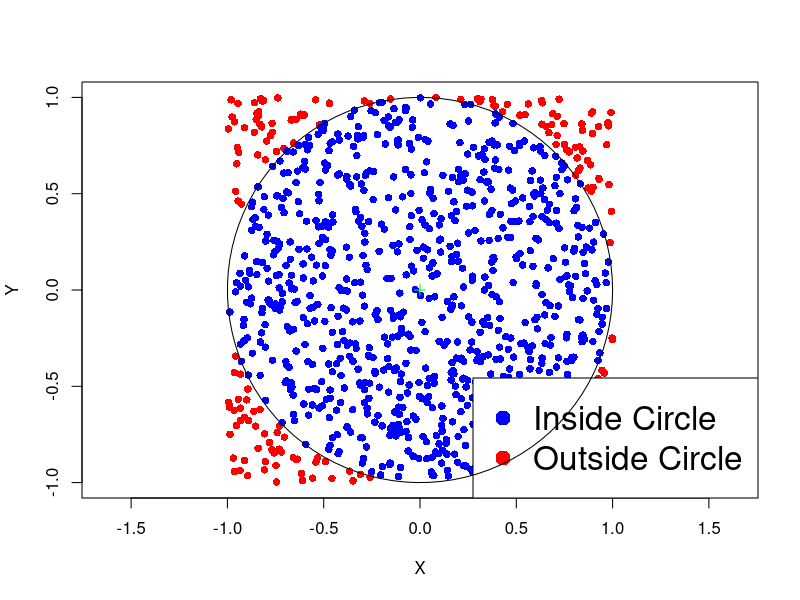

This chart was generated by the following R code:
## ---- chunk 1
#| fig-asp: 1

R <- 1
niters <- 1000
total <- 0
in_circle <- 0

# Function to plot the points
plot_points <- function(x, y, R) {
  plot(x, y, col = ifelse(x^2 + y^2 <= R^2, "blue", "red"), pch = 16, xlab = "X", ylab = "Y", asp = 1, frame.plot = TRUE, xlim = c(-1,1), ylim = c(-1,1) )
  points(0, 0, col = "green", pch = 3)  # Plotting the center of the circle
  legend("bottomright", legend = c("Inside Circle", "Outside Circle"), col = c("blue", "red"), pch = 16, cex = 2)
  circle <- seq(0, 2 * pi, length.out = 100)
  lines(R * cos(circle), R * sin(circle))  # Plotting the circle
}

x <- runif(niters, -R, R)
y <- runif(niters, -R, R)
plot_points(x, y, R)

## ---- chunk 2

R <- 1
niters <- 10000
total <- 0
in_circle <- 0

for (j in 1:10) {
  for (i in 1:niters) {
    x <- runif(1, -R, R)
    y <- runif(1, -R, R)
    if (x^2 + y^2 <= R^2) {
      in_circle <- in_circle + 1
    }
    total <- total + 1
  }
  
  area <- (2 * R)^2 * in_circle / total
  expected <- pi * R^2
   cat(sprintf("After %8d iterations area is %.08f, error is %.08f\n", (j * niters), area, abs(area - expected)))
}
